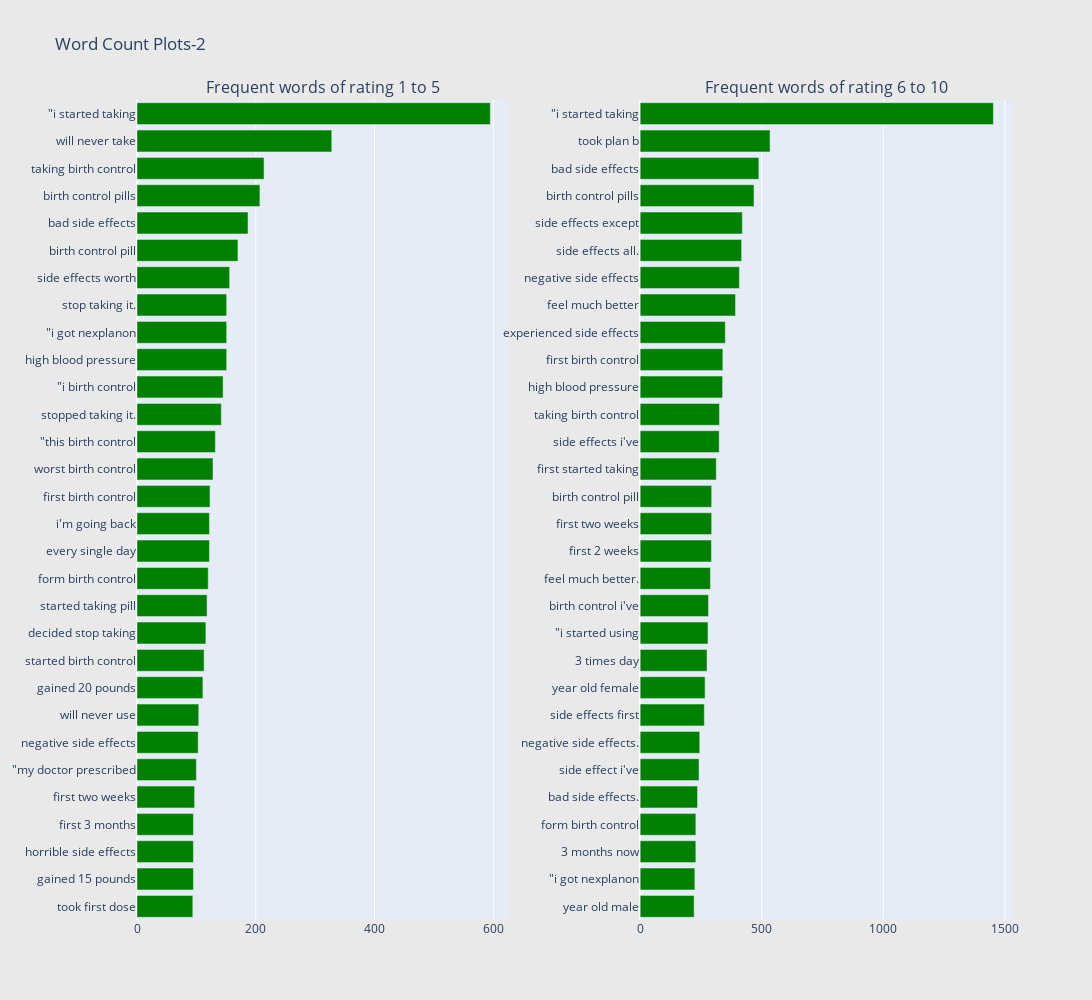

Source (notebook cell):
### Markdown cell above
- df_train_1_5(부정)과 df_train_6_10(긍정)의 말뭉치들이 비슷하다. => 긍정과 부정의 구별이 어렵다.
- 말뭉치들을 확장해보자

### Code cell
freq_dict = defaultdict(int)
for sent in df_train_1_5["review"]:
    for word in generate_ngrams(sent,3):
        freq_dict[word] += 1
fd_sorted = pd.DataFrame(sorted(freq_dict.items(), key=lambda x: x[1])[::-1])
fd_sorted.columns = ["word", "wordcount"]
trace1 = horizontal_bar_chart(fd_sorted.head(30), 'green')

freq_dict = defaultdict(int)
for sent in df_train_6_10["review"]:
    for word in generate_ngrams(sent,3):
        freq_dict[word] += 1
fd_sorted = pd.DataFrame(sorted(freq_dict.items(), key=lambda x: x[1])[::-1])
fd_sorted.columns = ["word", "wordcount"]
trace2 = horizontal_bar_chart(fd_sorted.head(30), 'green')

# Creating two subplots
fig = tools.make_subplots(rows=1, cols=2, vertical_spacing=0.04,horizontal_spacing=0.15,
                          subplot_titles=["Frequent words of rating 1 to 5", 
                                          "Frequent words of rating 6 to 10"])
fig.append_trace(trace1, 1, 1)
fig.append_trace(trace2, 1, 2)
fig['layout'].update(height=1000, width=1400, paper_bgcolor='rgb(233,233,233)', title="Word Count Plots-2")
py.iplot(fig, filename='word-plots')

### Figure 1 — Plotly figure (JSON) as saved in the notebook; plotly's stock layout.template omitted (floating-point values rounded to 4 significant figures)
{"data": [{"marker": {"color": "green"}, "orientation": "h", "showlegend": false, "type": "bar", "x": [94, 95, 95, 95, 97, 100, 103, 104, 111, 113, 116, 118, 120, 122, 122, 123, 128, 132, 142, 145, 151, 151, 151, 156, 170, 187, 207, 214, 328, 595], "xaxis": "x", "y": ["took first dose", "gained 15 pounds", "horrible side effects", "first 3 months", "first two weeks", "\"my doctor prescribed", "negative side effects", "will never use", "gained 20 pounds", "started birth control", "decided stop taking", "started taking pill", "form birth control", "every single day", "i&#039;m going back", "first birth control", "worst birth control", "\"this birth control", "stopped taking it.", "\"i birth control", "high blood pressure", "\"i got nexplanon", "stop taking it.", "side effects worth", "birth control pill", "bad side effects", "birth control pills", "taking birth control", "will never take", "\"i started taking"], "yaxis": "y"}, {"marker": {"color": "green"}, "orientation": "h", "showlegend": false, "type": "bar", "x": [222, 225, 229, 229, 236, 242, 245, 264, 267, 275, 279, 281, 289, 293, 294, 294, 313, 325, 326, 339, 340, 350, 392, 408, 417, 420, 468, 488, 534, 1452], "xaxis": "x2", "y": ["year old male", "\"i got nexplanon", "3 months now", "form birth control", "bad side effects.", "side effect i&#039;ve", "negative side effects.", "side effects first", "year old female", "3 times day", "\"i started using", "birth control i&#039;ve", "feel much better.", "first 2 weeks", "first two weeks", "birth control pill", "first started taking", "side effects i&#039;ve", "taking birth control", "high blood pressure", "first birth control", "experienced side effects", "feel much better", "negative side effects", "side effects all.", "side effects except", "birth control pills", "bad side effects", "took plan b", "\"i started taking"], "yaxis": "y2"}], "layout": {"annotations": [{"font": {"size": 16}, "showarrow": false, "text": "Frequent words of rating 1 to 5", "x": 0.2125, "xanchor": "center", "xref": "paper", "y": 1, "yanchor": "bottom", "yref": "paper"}, {"font": {"size": 16}, "showarrow": false, "text": "Frequent words of rating 6 to 10", "x": 0.7875, "xanchor": "center", "xref": "paper", "y": 1, "yanchor": "bottom", "yref": "paper"}], "height": 1000, "paper_bgcolor": "rgb(233,233,233)", "title": {"text": "Word Count Plots-2"}, "width": 1400, "xaxis": {"anchor": "y", "autorange": true, "domain": [0, 0.425], "range": [0, 626.3], "type": "linear"}, "xaxis2": {"anchor": "y2", "autorange": true, "domain": [0.575, 1], "range": [0, 1528.0], "type": "linear"}, "yaxis": {"anchor": "x", "autorange": true, "domain": [0, 1], "range": [-0.5, 29.5], "type": "category"}, "yaxis2": {"anchor": "x2", "autorange": true, "domain": [0, 1], "range": [-0.5, 29.5], "type": "category"}}}
